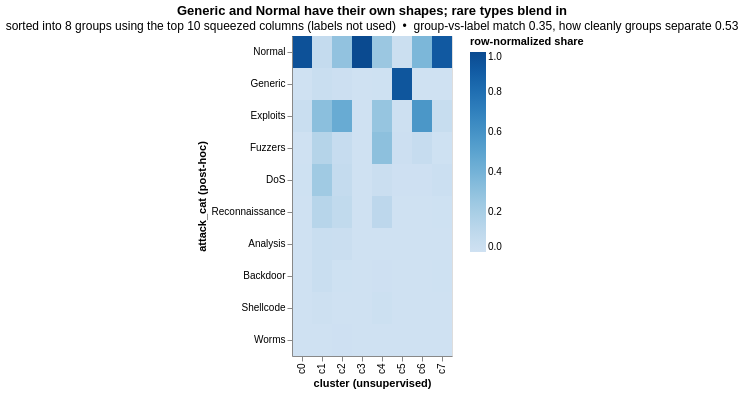

Write the Vega-Lite specification saved for this chart.
### Vega-Lite specification from a JSON file in a GitHub repository (floating-point values rounded to 4 significant figures)
{"$schema": "https://vega.github.io/schema/vega-lite/v5.json", "title": {"text": "Generic and Normal have their own shapes; rare types blend in", "subtitle": "sorted into 8 groups using the top 10 squeezed columns (labels not used)  •  group-vs-label match 0.35, how cleanly groups separate 0.53"}, "width": "container", "height": 320, "data": {"values": [{"cluster": "c0", "attack_cat": "Normal", "share": 0.959, "count": 23479}, {"cluster": "c0", "attack_cat": "Generic", "share": 0.0, "count": 5}, {"cluster": "c0", "attack_cat": "Exploits", "share": 0.037, "count": 906}, {"cluster": "c0", "attack_cat": "Fuzzers", "share": 0.0, "count": 5}, {"cluster": "c0", "attack_cat": "DoS", "share": 0.003, "count": 79}, {"cluster": "c0", "attack_cat": "Reconnaissance", "share": 0.0, "count": 0}, {"cluster": "c0", "attack_cat": "Analysis", "share": 0.0, "count": 0}, {"cluster": "c0", "attack_cat": "Backdoor", "share": 0.0, "count": 0}, {"cluster": "c0", "attack_cat": "Shellcode", "share": 0.0, "count": 0}, {"cluster": "c0", "attack_cat": "Worms", "share": 0.0, "count": 0}, {"cluster": "c1", "attack_cat": "Normal", "share": 0.067, "count": 2718}, {"cluster": "c1", "attack_cat": "Generic", "share": 0.035, "count": 1406}, {"cluster": "c1", "attack_cat": "Exploits", "share": 0.313, "count": 12598}, {"cluster": "c1", "attack_cat": "Fuzzers", "share": 0.141, "count": 5691}, {"cluster": "c1", "attack_cat": "DoS", "share": 0.231, "count": 9325}, {"cluster": "c1", "attack_cat": "Reconnaissance", "share": 0.13, "count": 5252}, {"cluster": "c1", "attack_cat": "Analysis", "share": 0.034, "count": 1370}, {"cluster": "c1", "attack_cat": "Backdoor", "share": 0.034, "count": 1356}, {"cluster": "c1", "attack_cat": "Shellcode", "share": 0.014, "count": 576}, {"cluster": "c1", "attack_cat": "Worms", "share": 0.0, "count": 15}, {"cluster": "c2", "attack_cat": "Normal", "share": 0.29, "count": 5138}, {"cluster": "c2", "attack_cat": "Generic", "share": 0.017, "count": 294}, {"cluster": "c2", "attack_cat": "Exploits", "share": 0.45, "count": 7966}, {"cluster": "c2", "attack_cat": "Fuzzers", "share": 0.055, "count": 977}, {"cluster": "c2", "attack_cat": "DoS", "share": 0.064, "count": 1138}, {"cluster": "c2", "attack_cat": "Reconnaissance", "share": 0.082, "count": 1451}, {"cluster": "c2", "attack_cat": "Analysis", "share": 0.031, "count": 556}, {"cluster": "c2", "attack_cat": "Backdoor", "share": 0.004, "count": 73}, {"cluster": "c2", "attack_cat": "Shellcode", "share": 0.0, "count": 0}, {"cluster": "c2", "attack_cat": "Worms", "share": 0.006, "count": 102}, {"cluster": "c3", "attack_cat": "Normal", "share": 1.0, "count": 2762}, {"cluster": "c3", "attack_cat": "Generic", "share": 0.0, "count": 0}, {"cluster": "c3", "attack_cat": "Exploits", "share": 0.0, "count": 0}, {"cluster": "c3", "attack_cat": "Fuzzers", "share": 0.0, "count": 0}, {"cluster": "c3", "attack_cat": "DoS", "share": 0.0, "count": 0}, {"cluster": "c3", "attack_cat": "Reconnaissance", "share": 0.0, "count": 0}, {"cluster": "c3", "attack_cat": "Analysis", "share": 0.0, "count": 0}, {"cluster": "c3", "attack_cat": "Backdoor", "share": 0.0, "count": 0}, {"cluster": "c3", "attack_cat": "Shellcode", "share": 0.0, "count": 0}, {"cluster": "c3", "attack_cat": "Worms", "share": 0.0, "count": 0}, {"cluster": "c4", "attack_cat": "Normal", "share": 0.253, "count": 8726}, {"cluster": "c4", "attack_cat": "Generic", "share": 0.005, "count": 188}, {"cluster": "c4", "attack_cat": "Exploits", "share": 0.273, "count": 9420}, {"cluster": "c4", "attack_cat": "Fuzzers", "share": 0.308, "count": 10655}, {"cluster": "c4", "attack_cat": "DoS", "share": 0.032, "count": 1105}, {"cluster": "c4", "attack_cat": "Reconnaissance", "share": 0.106, "count": 3659}, {"cluster": "c4", "attack_cat": "Analysis", "share": 0.0, "count": 12}, {"cluster": "c4", "attack_cat": "Backdoor", "share": 0.006, "count": 206}, {"cluster": "c4", "attack_cat": "Shellcode", "share": 0.016, "count": 557}, {"cluster": "c4", "attack_cat": "Worms", "share": 0.0, "count": 13}, {"cluster": "c5", "attack_cat": "Normal", "share": 0.026, "count": 1079}, {"cluster": "c5", "attack_cat": "Generic", "share": 0.933, "count": 38089}, {"cluster": "c5", "attack_cat": "Exploits", "share": 0.011, "count": 431}, {"cluster": "c5", "attack_cat": "Fuzzers", "share": 0.017, "count": 687}, {"cluster": "c5", "attack_cat": "DoS", "share": 0.008, "count": 346}, {"cluster": "c5", "attack_cat": "Reconnaissance", "share": 0.002, "count": 72}, {"cluster": "c5", "attack_cat": "Analysis", "share": 0.001, "count": 55}, {"cluster": "c5", "attack_cat": "Backdoor", "share": 0.001, "count": 46}, {"cluster": "c5", "attack_cat": "Shellcode", "share": 0.0, "count": 0}, {"cluster": "c5", "attack_cat": "Worms", "share": 0.0, "count": 0}, {"cluster": "c6", "attack_cat": "Normal", "share": 0.37, "count": 949}, {"cluster": "c6", "attack_cat": "Generic", "share": 0.0, "count": 0}, {"cluster": "c6", "attack_cat": "Exploits", "share": 0.573, "count": 1470}, {"cluster": "c6", "attack_cat": "Fuzzers", "share": 0.051, "count": 131}, {"cluster": "c6", "attack_cat": "DoS", "share": 0.007, "count": 17}, {"cluster": "c6", "attack_cat": "Reconnaissance", "share": 0.0, "count": 0}, {"cluster": "c6", "attack_cat": "Analysis", "share": 0.0, "count": 0}, {"cluster": "c6", "attack_cat": "Backdoor", "share": 0.0, "count": 0}, {"cluster": "c6", "attack_cat": "Shellcode", "share": 0.0, "count": 0}, {"cluster": "c6", "attack_cat": "Worms", "share": 0.0, "count": 0}, {"cluster": "c7", "attack_cat": "Normal", "share": 0.915, "count": 11149}, {"cluster": "c7", "attack_cat": "Generic", "share": 0.001, "count": 18}, {"cluster": "c7", "attack_cat": "Exploits", "share": 0.049, "count": 602}, {"cluster": "c7", "attack_cat": "Fuzzers", "share": 0.003, "count": 38}, {"cluster": "c7", "attack_cat": "DoS", "share": 0.021, "count": 254}, {"cluster": "c7", "attack_cat": "Reconnaissance", "share": 0.005, "count": 57}, {"cluster": "c7", "attack_cat": "Analysis", "share": 0.001, "count": 7}, {"cluster": "c7", "attack_cat": "Backdoor", "share": 0.005, "count": 65}, {"cluster": "c7", "attack_cat": "Shellcode", "share": 0.0, "count": 0}, {"cluster": "c7", "attack_cat": "Worms", "share": 0.0, "count": 0}]}, "mark": {"type": "rect"}, "encoding": {"x": {"field": "cluster", "type": "nominal", "title": "cluster (unsupervised)", "sort": ["c0", "c1", "c2", "c3", "c4", "c5", "c6", "c7"]}, "y": {"field": "attack_cat", "type": "nominal", "title": "attack_cat (post-hoc)", "sort": ["Normal", "Generic", "Exploits", "Fuzzers", "DoS", "Reconnaissance", "Analysis", "Backdoor", "Shellcode", "Worms"]}, "color": {"field": "share", "type": "quantitative", "title": "row-normalized share", "scale": {"scheme": "blues", "domain": [0, 1]}, "legend": {"orient": "right"}}, "tooltip": [{"field": "cluster", "type": "nominal"}, {"field": "attack_cat", "type": "nominal"}, {"field": "share", "type": "quantitative", "format": ".2f"}, {"field": "count", "type": "quantitative"}]}}
